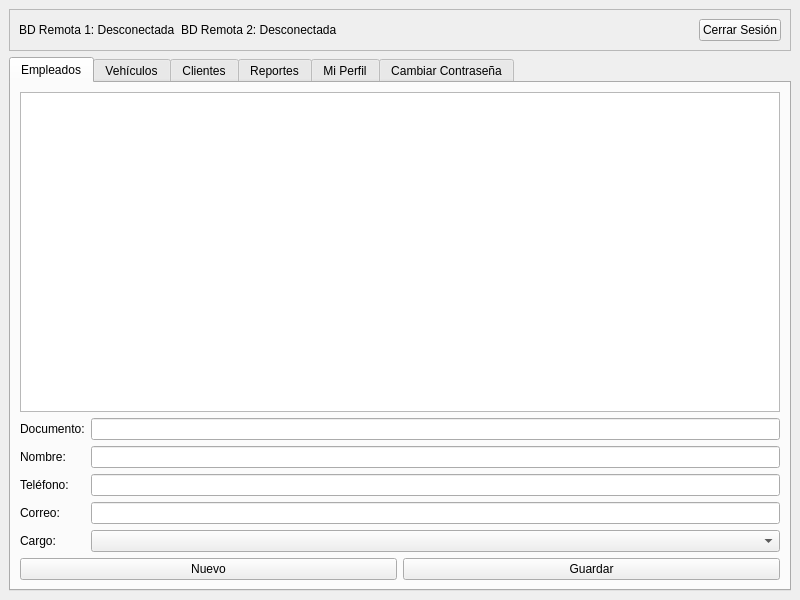
<?xml version="1.0" encoding="UTF-8"?>
<ui version="4.0">
 <class>GerenteWindow</class>
 <widget class="QMainWindow" name="GerenteWindow">
  <property name="geometry">
   <rect>
    <x>0</x>
    <y>0</y>
    <width>800</width>
    <height>600</height>
   </rect>
  </property>
  <property name="windowTitle">
   <string>Panel de Gerencia - Reportes y Control</string>
  </property>
  <widget class="QWidget" name="centralwidget">
   <layout class="QVBoxLayout" name="verticalLayout">
    <item>
     <widget class="QFrame" name="topbar">
      <property name="frameShape">
       <enum>QFrame::StyledPanel</enum>
      </property>
      <property name="frameShadow">
       <enum>QFrame::Raised</enum>
      </property>
      <layout class="QHBoxLayout" name="horizontalLayout">
       <item>
        <widget class="QLabel" name="status_label1">
         <property name="text">
          <string>BD Remota 1: Desconectada</string>
         </property>
        </widget>
       </item>
       <item>
        <widget class="QLabel" name="status_label2">
         <property name="text">
          <string>BD Remota 2: Desconectada</string>
         </property>
        </widget>
       </item>
       <item>
        <spacer name="horizontalSpacer">
         <property name="orientation">
          <enum>Qt::Horizontal</enum>
         </property>
         <property name="sizeHint" stdset="0">
          <size>
           <width>40</width>
           <height>20</height>
          </size>
         </property>
        </spacer>
       </item>
       <item>
        <widget class="QPushButton" name="logout_button">
         <property name="text">
          <string>Cerrar Sesión</string>
         </property>
        </widget>
       </item>
      </layout>
     </widget>
    </item>
    <item>
     <widget class="QTabWidget" name="tabWidget">
      <property name="currentIndex">
       <number>0</number>
      </property>
      <widget class="QWidget" name="empleados_tab">
       <attribute name="title">
        <string>Empleados</string>
       </attribute>
       <layout class="QVBoxLayout" name="verticalLayout_2">
        <item>
         <widget class="QListWidget" name="empleados_list"/>
        </item>
        <item>
         <layout class="QFormLayout" name="formLayout">
          <item row="0" column="0">
           <widget class="QLabel" name="label">
            <property name="text">
             <string>Documento:</string>
            </property>
           </widget>
          </item>
          <item row="0" column="1">
           <widget class="QLineEdit" name="doc_empleado_edit"/>
          </item>
          <item row="1" column="0">
           <widget class="QLabel" name="label_2">
            <property name="text">
             <string>Nombre:</string>
            </property>
           </widget>
          </item>
          <item row="1" column="1">
           <widget class="QLineEdit" name="nombre_empleado_edit"/>
          </item>
          <item row="2" column="0">
           <widget class="QLabel" name="label_3">
            <property name="text">
             <string>Teléfono:</string>
            </property>
           </widget>
          </item>
          <item row="2" column="1">
           <widget class="QLineEdit" name="telefono_empleado_edit"/>
          </item>
          <item row="3" column="0">
           <widget class="QLabel" name="label_4">
            <property name="text">
             <string>Correo:</string>
            </property>
           </widget>
          </item>
          <item row="3" column="1">
           <widget class="QLineEdit" name="correo_empleado_edit"/>
          </item>
          <item row="4" column="0">
           <widget class="QLabel" name="label_5">
            <property name="text">
             <string>Cargo:</string>
            </property>
           </widget>
          </item>
          <item row="4" column="1">
           <widget class="QComboBox" name="cargo_empleado_combo"/>
          </item>
         </layout>
        </item>
        <item>
         <layout class="QHBoxLayout" name="horizontalLayout_2">
          <item>
           <widget class="QPushButton" name="nuevo_empleado_button">
            <property name="text">
             <string>Nuevo</string>
            </property>
           </widget>
          </item>
          <item>
           <widget class="QPushButton" name="guardar_empleado_button">
            <property name="text">
             <string>Guardar</string>
            </property>
           </widget>
          </item>
         </layout>
        </item>
       </layout>
      </widget>
      <widget class="QWidget" name="vehiculos_tab">
       <attribute name="title">
        <string>Vehículos</string>
       </attribute>
       <layout class="QFormLayout" name="formLayout_2">
        <item row="0" column="0">
         <widget class="QLabel" name="label_6">
          <property name="text">
           <string>Placa:</string>
          </property>
         </widget>
        </item>
        <item row="0" column="1">
         <widget class="QLineEdit" name="placa_vehiculo_edit"/>
        </item>
        <item row="1" column="0">
         <widget class="QLabel" name="label_7">
          <property name="text">
           <string>Chasis:</string>
          </property>
         </widget>
        </item>
        <item row="1" column="1">
         <widget class="QLineEdit" name="chasis_vehiculo_edit"/>
        </item>
        <item row="2" column="0">
         <widget class="QLabel" name="label_8">
          <property name="text">
           <string>Modelo:</string>
          </property>
         </widget>
        </item>
        <item row="2" column="1">
         <widget class="QLineEdit" name="modelo_vehiculo_edit"/>
        </item>
        <item row="3" column="0">
         <widget class="QLabel" name="label_9">
          <property name="text">
           <string>Kilometraje:</string>
          </property>
         </widget>
        </item>
        <item row="3" column="1">
         <widget class="QLineEdit" name="kilometraje_vehiculo_edit"/>
        </item>
        <item row="4" column="0">
         <widget class="QLabel" name="label_10">
          <property name="text">
           <string>Marca:</string>
          </property>
         </widget>
        </item>
        <item row="4" column="1">
         <widget class="QComboBox" name="marca_vehiculo_combo"/>
        </item>
        <item row="5" column="0">
         <widget class="QLabel" name="label_11">
          <property name="text">
           <string>Color:</string>
          </property>
         </widget>
        </item>
        <item row="5" column="1">
         <widget class="QComboBox" name="color_vehiculo_combo"/>
        </item>
        <item row="6" column="0">
         <widget class="QLabel" name="label_12">
          <property name="text">
           <string>Tipo de Vehículo:</string>
          </property>
         </widget>
        </item>
        <item row="6" column="1">
         <widget class="QComboBox" name="tipo_vehiculo_combo"/>
        </item>
        <item row="7" column="0">
         <widget class="QLabel" name="label_13">
          <property name="text">
           <string>Transmisión:</string>
          </property>
         </widget>
        </item>
        <item row="7" column="1">
         <widget class="QComboBox" name="transmision_vehiculo_combo"/>
        </item>
        <item row="8" column="0">
         <widget class="QLabel" name="label_14">
          <property name="text">
           <string>Blindaje:</string>
          </property>
         </widget>
        </item>
        <item row="8" column="1">
         <widget class="QComboBox" name="blindaje_vehiculo_combo"/>
        </item>
        <item row="9" column="0">
         <widget class="QLabel" name="label_15">
          <property name="text">
           <string>Seguro:</string>
          </property>
         </widget>
        </item>
        <item row="9" column="1">
         <widget class="QComboBox" name="seguro_vehiculo_combo"/>
        </item>
        <item row="10" column="0">
         <widget class="QLabel" name="label_16">
          <property name="text">
           <string>Proveedor:</string>
          </property>
         </widget>
        </item>
        <item row="10" column="1">
         <widget class="QComboBox" name="proveedor_vehiculo_combo"/>
        </item>
        <item row="11" column="1">
         <widget class="QPushButton" name="guardar_vehiculo_button">
          <property name="text">
           <string>Guardar Vehículo</string>
          </property>
         </widget>
        </item>
       </layout>
      </widget>
      <widget class="QWidget" name="clientes_tab">
       <attribute name="title">
        <string>Clientes</string>
       </attribute>
       <layout class="QVBoxLayout" name="verticalLayout_3">
        <item>
         <widget class="QListWidget" name="clientes_list"/>
        </item>
        <item>
         <layout class="QFormLayout" name="formLayout_3">
          <item row="0" column="0">
           <widget class="QLabel" name="label_17">
            <property name="text">
             <string>Documento:</string>
            </property>
           </widget>
          </item>
          <item row="0" column="1">
           <widget class="QLineEdit" name="doc_cliente_edit"/>
          </item>
          <item row="1" column="0">
           <widget class="QLabel" name="label_18">
            <property name="text">
             <string>Nombre:</string>
            </property>
           </widget>
          </item>
          <item row="1" column="1">
           <widget class="QLineEdit" name="nombre_cliente_edit"/>
          </item>
          <item row="2" column="0">
           <widget class="QLabel" name="label_19">
            <property name="text">
             <string>Teléfono:</string>
            </property>
           </widget>
          </item>
          <item row="2" column="1">
           <widget class="QLineEdit" name="telefono_cliente_edit"/>
          </item>
          <item row="3" column="0">
           <widget class="QLabel" name="label_20">
            <property name="text">
             <string>Dirección:</string>
            </property>
           </widget>
          </item>
          <item row="3" column="1">
           <widget class="QLineEdit" name="direccion_cliente_edit"/>
          </item>
          <item row="4" column="0">
           <widget class="QLabel" name="label_21">
            <property name="text">
             <string>Correo:</string>
            </property>
           </widget>
          </item>
          <item row="4" column="1">
           <widget class="QLineEdit" name="correo_cliente_edit"/>
          </item>
         </layout>
        </item>
        <item>
         <layout class="QHBoxLayout" name="horizontalLayout_4">
          <item>
           <widget class="QPushButton" name="nuevo_cliente_button">
            <property name="text">
             <string>Nuevo</string>
            </property>
           </widget>
          </item>
          <item>
           <widget class="QPushButton" name="guardar_cliente_button">
            <property name="text">
             <string>Guardar</string>
            </property>
           </widget>
          </item>
          <item>
           <widget class="QPushButton" name="eliminar_cliente_button">
            <property name="text">
             <string>Eliminar</string>
            </property>
           </widget>
          </item>
         </layout>
        </item>
       </layout>
      </widget>
      <widget class="QWidget" name="reportes_tab">
       <attribute name="title">
        <string>Reportes</string>
       </attribute>
       <layout class="QVBoxLayout" name="verticalLayout_4">
        <item>
         <widget class="QLabel" name="label_22">
          <property name="text">
           <string>Reportes de Ventas</string>
          </property>
         </widget>
        </item>
        <item>
         <widget class="QPushButton" name="generar_reporte_sucursal_button">
          <property name="text">
           <string>Ventas por Sucursal</string>
          </property>
         </widget>
        </item>
        <item>
         <widget class="QPushButton" name="generar_reporte_vendedor_button">
          <property name="text">
           <string>Ventas por Vendedor</string>
          </property>
         </widget>
        </item>
        <item>
         <widget class="QGraphicsView" name="chart_view"/>
        </item>
       </layout>
      </widget>
      <widget class="QWidget" name="perfil_tab">
       <attribute name="title">
        <string>Mi Perfil</string>
       </attribute>
       <layout class="QFormLayout" name="formLayout_4">
        <item row="0" column="0">
         <widget class="QLabel" name="label_23">
          <property name="text">
           <string>Nombre:</string>
          </property>
         </widget>
        </item>
        <item row="0" column="1">
         <widget class="QLineEdit" name="nombre_perfil_edit"/>
        </item>
        <item row="1" column="0">
         <widget class="QLabel" name="label_24">
          <property name="text">
           <string>Teléfono:</string>
          </property>
         </widget>
        </item>
        <item row="1" column="1">
         <widget class="QLineEdit" name="telefono_perfil_edit"/>
        </item>
        <item row="2" column="0">
         <widget class="QLabel" name="label_25">
          <property name="text">
           <string>Dirección:</string>
          </property>
         </widget>
        </item>
        <item row="2" column="1">
         <widget class="QLineEdit" name="direccion_perfil_edit"/>
        </item>
        <item row="3" column="0">
         <widget class="QLabel" name="label_26">
          <property name="text">
           <string>Correo:</string>
          </property>
         </widget>
        </item>
        <item row="3" column="1">
         <widget class="QLineEdit" name="correo_perfil_edit"/>
        </item>
        <item row="4" column="1">
         <widget class="QPushButton" name="guardar_perfil_button">
          <property name="text">
           <string>Guardar Cambios</string>
          </property>
         </widget>
        </item>
       </layout>
      </widget>
      <widget class="QWidget" name="cambiar_contrasena_tab">
       <attribute name="title">
        <string>Cambiar Contraseña</string>
       </attribute>
       <layout class="QFormLayout" name="formLayout_5">
        <item row="0" column="0">
         <widget class="QLabel" name="label_27">
          <property name="text">
           <string>Contraseña Actual:</string>
          </property>
         </widget>
        </item>
        <item row="0" column="1">
         <widget class="QLineEdit" name="actual_pass_edit">
          <property name="echoMode">
           <enum>QLineEdit::Password</enum>
          </property>
         </widget>
        </item>
        <item row="1" column="0">
         <widget class="QLabel" name="label_28">
          <property name="text">
           <string>Nueva Contraseña:</string>
          </property>
         </widget>
        </item>
        <item row="1" column="1">
         <widget class="QLineEdit" name="nueva_pass_edit">
          <property name="echoMode">
           <enum>QLineEdit::Password</enum>
          </property>
         </widget>
        </item>
        <item row="2" column="0">
         <widget class="QLabel" name="label_29">
          <property name="text">
           <string>Confirmar Nueva Contraseña:</string>
          </property>
         </widget>
        </item>
        <item row="2" column="1">
         <widget class="QLineEdit" name="confirmar_pass_edit">
          <property name="echoMode">
           <enum>QLineEdit::Password</enum>
          </property>
         </widget>
        </item>
        <item row="3" column="1">
         <widget class="QPushButton" name="cambiar_pass_button">
          <property name="text">
           <string>Cambiar Contraseña</string>
          </property>
         </widget>
        </item>
       </layout>
      </widget>
     </widget>
    </item>
   </layout>
  </widget>
 </widget>
 <resources/>
 <connections/>
</ui>
